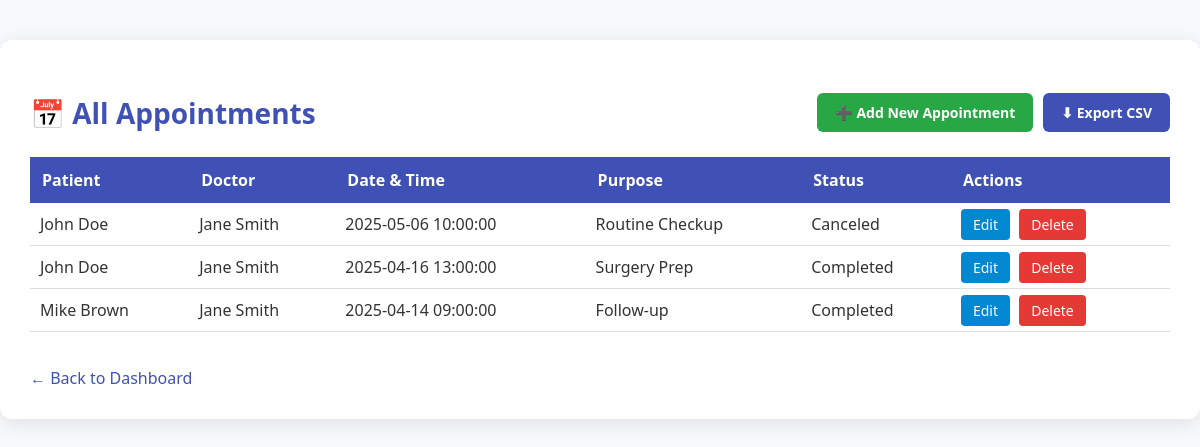
Screenshot of /pages/appointments.php (signed in) with the database file from the repository.
### tables this page shows
CREATE TABLE `appointments` (
  `appointment_id` int(11) NOT NULL,
  `patient_id` int(11) NOT NULL,
  `doctor_id` int(11) NOT NULL,
  `appointment_datetime` datetime NOT NULL,
  `purpose` text NOT NULL,
  `status` enum('Booked','Completed','Canceled') NOT NULL
);

CREATE TABLE `users` (
  `user_id` int(11) NOT NULL,
  `username` varchar(50) NOT NULL,
  `password_hash` varchar(255) NOT NULL,
  `role` enum('Patient','Doctor','Admin') NOT NULL,
  `email` varchar(100) NOT NULL,
  `phone_number` varchar(15) NOT NULL,
  `full_name` varchar(100) NOT NULL
);

### pages/appointments.php (the view, shortened to what this page needs)
<?php
require_once '../includes/connect-db.php';
?>
<!DOCTYPE html>
<html lang="en">
<head>
    <link rel="stylesheet" href="../assets/css/style.css">
</head>
<body>
<div class="appointments-container">
    <h2>
        <span>📅 All Appointments</span>
        <?php if ($_SESSION['role'] === 'Admin'): ?>
            <span class="top-buttons">
                <a href="add-appointment.php" class="add-btn">➕ Add New Appointment</a>
                <a href="export-appointments.php" class="export-btn">⬇ Export CSV</a>
            </span>
        <?php endif; ?>
    </h2>
    <?php
    try {
        $stmt = $pdo->query("
            SELECT a.appointment_id, u1.full_name AS patient_name, u2.full_name AS doctor_name,
                   a.appointment_datetime, a.purpose, a.status
            FROM appointments a
            JOIN patients p ON a.patient_id = p.patient_id
            JOIN users u1 ON p.user_id = u1.user_id
            JOIN doctors d ON a.doctor_id = d.doctor_id
            JOIN users u2 ON d.user_id = u2.user_id
            ORDER BY a.appointment_datetime DESC
        ");
        $appointments = $stmt->fetchAll();
        if ($appointments && count($appointments) > 0) {
            echo "<table>";
            echo "<tr>
                    <th>Patient</th>
                    <th>Doctor</th>
                    <th>Date & Time</th>
                    <th>Purpose</th>
                    <th>Status</th>";
            if ($_SESSION['role'] === 'Admin') {
                echo "<th>Actions</th>";
            }
            echo "</tr>";
            foreach ($appointments as $row) {
                echo "<tr>";
                echo "<td>" . htmlspecialchars($row['patient_name']) . "</td>";
                echo "<td>" . htmlspecialchars($row['doctor_name']) . "</td>";
                echo "<td>" . htmlspecialchars($row['appointment_datetime']) . "</td>";
                echo "<td>" . htmlspecialchars($row['purpose']) . "</td>";
                echo "<td>" . htmlspecialchars($row['status']) . "</td>";
                if ($_SESSION['role'] === 'Admin') {
                    echo "<td>
                            <a class='action-btn edit' href='edit-appointment.php?id=" . $row['appointment_id'] . "'>Edit</a>
                            <a class='action-btn delete' href='delete-appointment.php?id=" . $row['appointment_id'] . "' onclick=\"return confirm('Are you sure you want to delete this appointment?');\">Delete</a>
                          </td>";
                }
                echo "</tr>";
            }
            echo "</table>";
        } else {
            echo "<p>No appointments found.</p>";
        }
    } catch (PDOException $e) {
        echo "Error fetching appointments: " . $e->getMessage();
    }
    ?>
    <a class="back-link" href="dashboard.php">← Back to Dashboard</a>
</div>
</body>
</html>

### assets/css/style.css (style rules this page uses)
body { margin: 0; font-family: 'Segoe UI', Tahoma, Geneva, Verdana, sans-serif; background-color: #f7f9fc; color: #333; }

### pages/appointments.php (style rules this page uses)
.appointments-container { max-width: 1200px; margin: 40px auto; background-color: #fff; padding: 30px; border-radius: 12px; box-shadow: 0 4px 20px rgba(0, 0, 0, 0.1); }
.appointments-container h2 { color: #3f51b5; font-size: 28px; margin-bottom: 25px; display: flex; align-items: center; justify-content: space-between; }
.top-buttons { display: flex; gap: 10px; }
.add-btn, .export-btn { background-color: #28a745; color: white; padding: 10px 18px; text-decoration: none; border-radius: 6px; font-weight: bold; font-size: 14px; }
.export-btn { background-color: #3f51b5; }
table { width: 100%; border-collapse: collapse; margin-bottom: 20px; }
th { background-color: #3f51b5; color: #fff; text-align: left; padding: 12px; }
td { padding: 10px; border-bottom: 1px solid #ddd; }
a.action-btn { padding: 6px 12px; margin-right: 5px; text-decoration: none; color: white; border-radius: 4px; font-size: 14px; }
a.edit { background-color: #0288d1; }
a.delete { background-color: #e53935; }
.back-link { display: inline-block; margin-top: 15px; color: #3f51b5; text-decoration: none; font-weight: 500; }

### rows the page displays
appointments: users.full_name "John Doe", users.full_name "Jane Smith", appointment_datetime "2025-05-06 10:00:00", purpose "Routine Checkup", status "Canceled"
appointments: users.full_name "John Doe", users.full_name "Jane Smith", appointment_datetime "2025-04-16 13:00:00", purpose "Surgery Prep", status "Completed"
appointments: users.full_name "Mike Brown", users.full_name "Jane Smith", appointment_datetime "2025-04-14 09:00:00", purpose "Follow-up", status "Completed"
